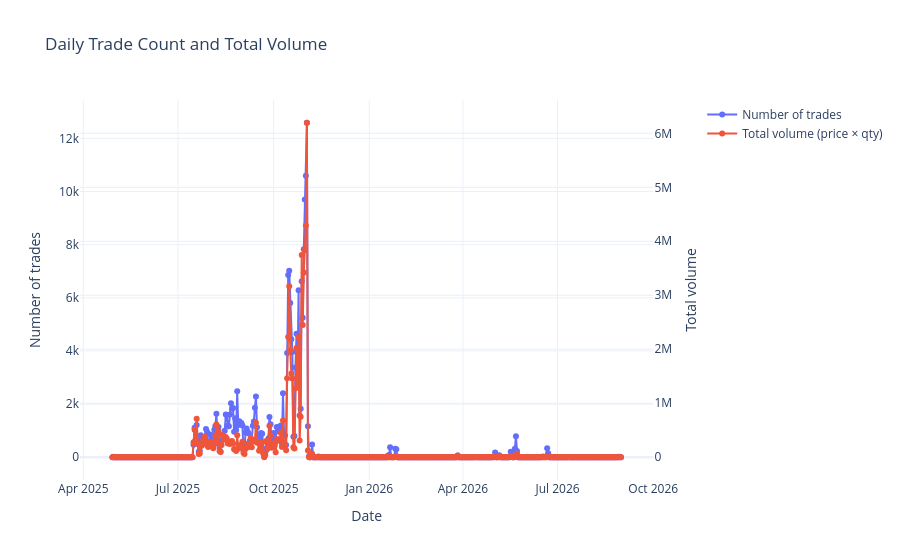

Notebook code for this chart:
### Code cell
daily_stats = (
    df_full.groupby(pd.Grouper(key="dt", freq="D"))
    .agg(
        trade_count=("price", "size"),
        total_volume=("price", lambda s: (s * df_full.loc[s.index, "quantity"]).sum()),
    )
    .reset_index()
)

# import plotly.graph_objects as go
from plotly.subplots import make_subplots


# Create plot with secondary y-axis
fig = make_subplots(specs=[[{"secondary_y": True}]])

fig.add_trace(
    go.Scatter(
        x=daily_stats["dt"],
        y=daily_stats["trade_count"],
        name="Number of trades",
        mode="lines+markers",
    ),
    secondary_y=False,
)

fig.add_trace(
    go.Scatter(
        x=daily_stats["dt"],
        y=daily_stats["total_volume"],
        name="Total volume (price × qty)",
        mode="lines+markers",
    ),
    secondary_y=True,
)

fig.update_layout(
    title="Daily Trade Count and Total Volume",
    xaxis_title="Date",
    template="plotly_white",
    hovermode="x unified",
)

fig.update_yaxes(title_text="Number of trades", secondary_y=False)
fig.update_yaxes(title_text="Total volume", secondary_y=True)

fig.show()

### Figure 1 — Plotly figure (JSON) as saved in the notebook; plotly's stock layout.template omitted (floating-point values rounded to 4 significant figures; data arrays with more than 128 entries replaced by an {"elided": "..."} marker saying what was removed)
{"data": [{"mode": "lines+markers", "name": "Number of trades", "type": "scatter", "x": {"elided": "490 str values"}, "xaxis": "x", "y": {"elided": "490 int values"}, "yaxis": "y"}, {"mode": "lines+markers", "name": "Total volume (price × qty)", "type": "scatter", "x": {"elided": "490 str values"}, "xaxis": "x", "y": {"elided": "490 float values"}, "yaxis": "y2"}], "layout": {"hovermode": "x unified", "title": {"text": "Daily Trade Count and Total Volume"}, "xaxis": {"anchor": "y", "domain": [0, 0.94], "title": {"text": "Date"}}, "yaxis": {"anchor": "x", "domain": [0, 1], "title": {"text": "Number of trades"}}, "yaxis2": {"anchor": "x", "overlaying": "y", "side": "right", "title": {"text": "Total volume"}}}}
